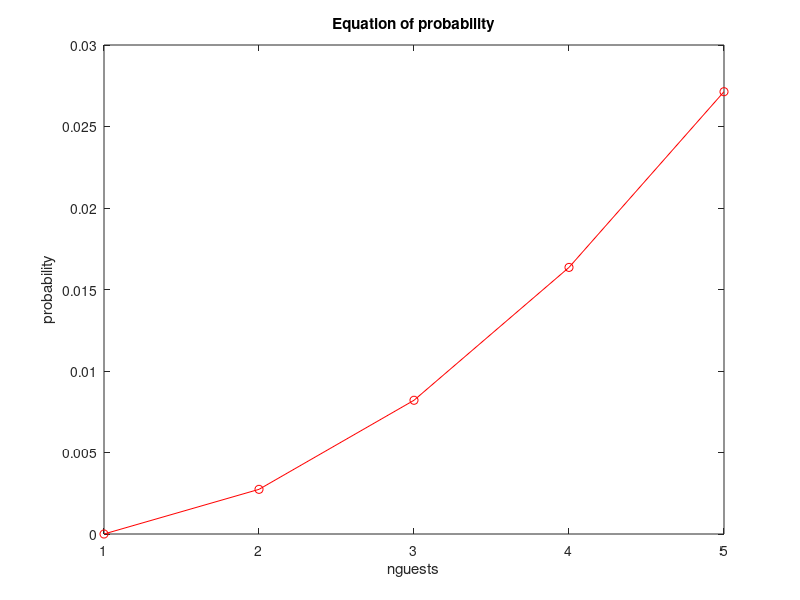

MATLAB code to generate this figure:
# Implementing the equation of probability
n= input("choose the number of guests:" );
numerator=1;
if(n<=0)
  disp("sorry negative or zero numbers are not allowed");
else
  for i = [1:n]
    numerator=numerator*((365-i+1)/365);
    x(i)=i;
    y(i)=1-numerator;
    fprintf(["The probability of having " ,num2str(i), "  guest is:",num2str(1-numerator),'\n']);
  endfor
  plot(x,y,"or-")
  title("Equation of probability")
  xlabel('nguests')
  ylabel('probability')
endif